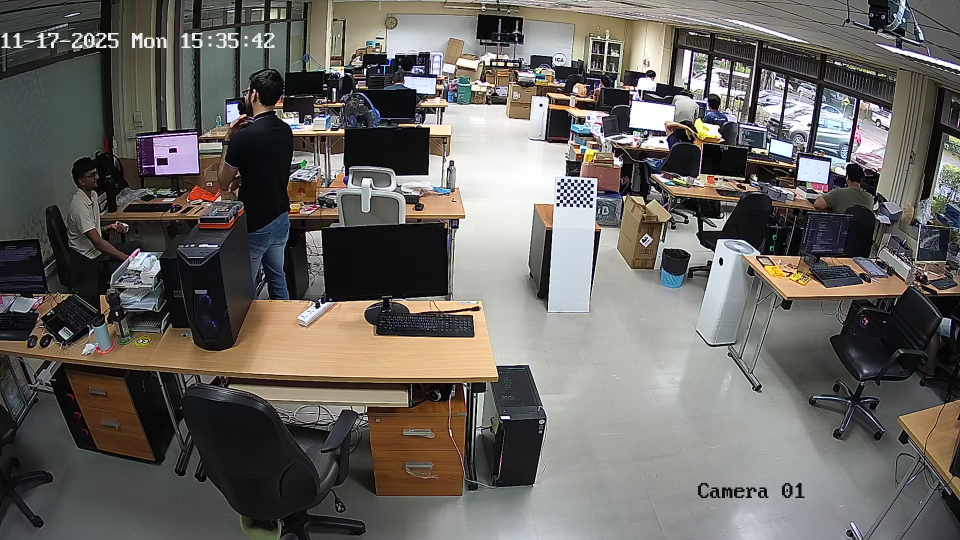
#> input picture src/deprecated/calibration/cam1/cam1_0.png, 1920 x 1080 px (shown at 1/2 size); its folder holds 4 pictures in this run
$ python calibrate.py
#> lines starting #> are read from the running program, lines starting #| are printed output that depends on the picture; after the words box and inside, x2 and y2 are one past the last pixel; in counts of white or black regions, pixels touching at a corner belong together
import cv2
import numpy as np
import glob

# define the dimensions of checkerboard (rows - 1, columns - 1)
CHECKERBOARD = (7, 10)
# real world square size (e.g., 25mm = 0.025 meters)
SQUARE_SIZE = 0.025

def get_img_points(images_path, board_dims):
    """
    finds checkerboard corners in a list of images.
    """
#> called with images_path = 'cam1/*.png', board_dims = (7, 10)
    criteria = (cv2.TERM_CRITERIA_EPS + cv2.TERM_CRITERIA_MAX_ITER, 30, 0.001)

    # prepare object points, like (0,0,0), (1,0,0), (2,0,0) ....,(6,5,0)
    objp = np.zeros((board_dims[0] * board_dims[1], 3), np.float32)
    objp[:, :2] = np.mgrid[0:board_dims[0], 0:board_dims[1]].T.reshape(-1, 2)
    objp = objp * SQUARE_SIZE

    objpoints = [] # 3d point in real world space
    imgpoints = [] # 2d points in image plane.
    valid_indices = [] # Keep track of which images worked

    images = sorted(glob.glob(images_path))

    if not images:
        print(f"no images found at path: {images_path}")
        print("check file extensions")
        return None, None, None, None

    for i, fname in enumerate(images):
        img = cv2.imread(fname)
#> img is the input picture: shape (1080, 1920, 3); mean B, G, R 97, 100.9, 104.4
        gray = cv2.cvtColor(img, cv2.COLOR_BGR2GRAY)
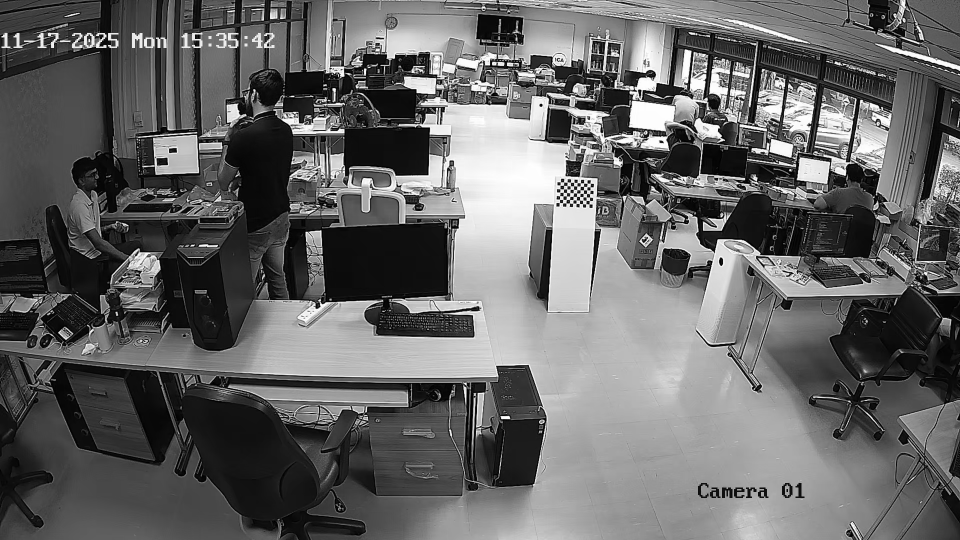
#> gray: shape (1080, 1920) (shown at 1/2 size); min 0, max 255, mean 101.4

        # find the chess board corners
        ret, corners = cv2.findChessboardCorners(gray, board_dims, None)
#> ret = False; corners = None

        if ret == True:
            objpoints.append(objp)
            # refine corner locations
            corners2 = cv2.cornerSubPix(gray, corners, (11, 11), (-1, -1), criteria)
            imgpoints.append(corners2)
            valid_indices.append(i)

            # draw and display the corners
            cv2.drawChessboardCorners(img, board_dims, corners2, ret)
            cv2.imshow('img', img)
            cv2.waitKey(500)
#> pass 2 of the loop in get_img_points, `for i, fname in enumerate(images):`:
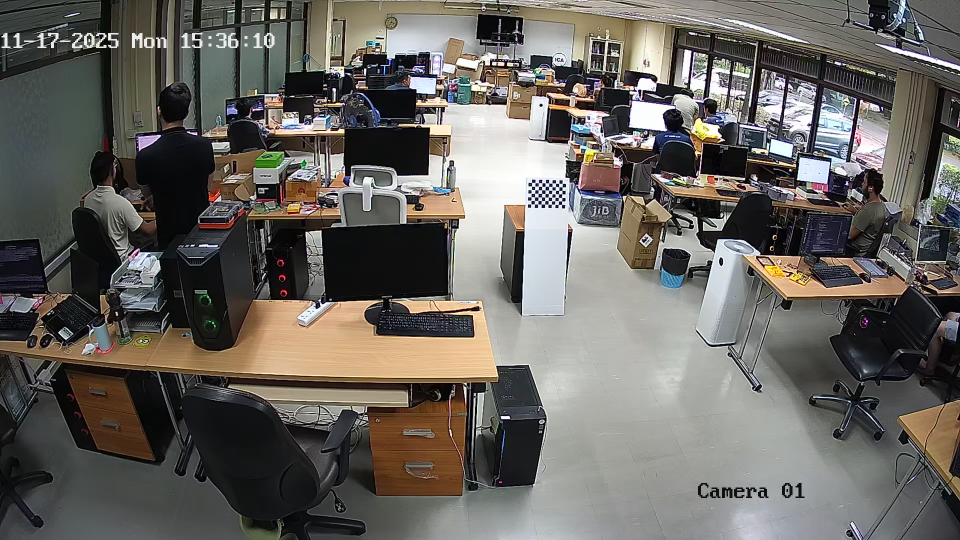
#> input picture src/deprecated/calibration/cam1/cam1_1.png, 1920 x 1080 px (shown at 1/2 size)
#> in get_img_points, img is the input picture: shape (1080, 1920, 3); mean B, G, R 95.6, 100.4, 103.9
#> in get_img_points, `gray = cv2.cvtColor(img, cv2.COLOR_BGR2GRAY)`:
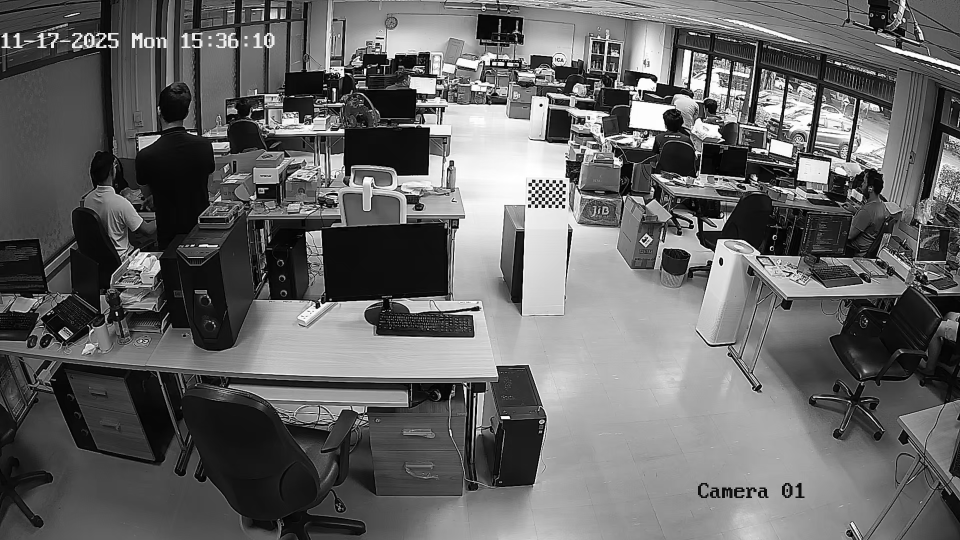
#> gray: shape (1080, 1920) (shown at 1/2 size); min 0, max 255, mean 100.8
#> ret = True; corners = 70 rows, first 8: [1062.3, 408.4], [1062.4, 401.1], [1062.5, 394.1], [1062.6, 386.8], [1063, 379.7], [1063.6, 372.7], [1063.6, 365.2], [1069.2, 408.4]
#> corners2 = 70 rows, first 8: [1070.1, 400.8], [1070.1, 400.8], [1070, 394.5], [1069.6, 387.5], [1070, 380.3], [1069.8, 373.3], [1069.8, 373.3], [1070.1, 400.8]
#> in get_img_points, `cv2.drawChessboardCorners(img, board_dims, corners2, ret)`:
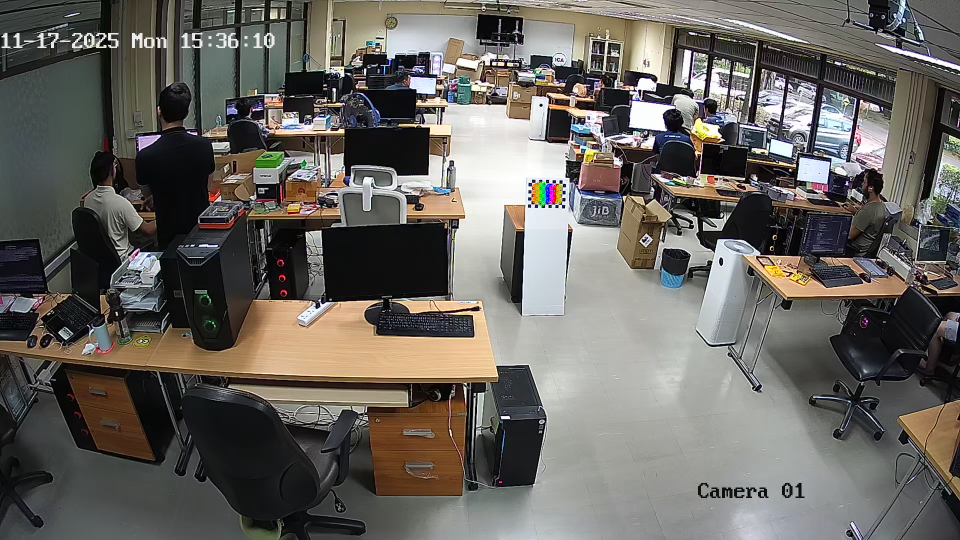
#> img: shape (1080, 1920, 3) (shown at 1/2 size); 0.12% of pixels changed, all inside (x1, y1, x2, y2) = (1064, 362, 1125, 414)
#> pass 3 of the loop in get_img_points, `for i, fname in enumerate(images):`:
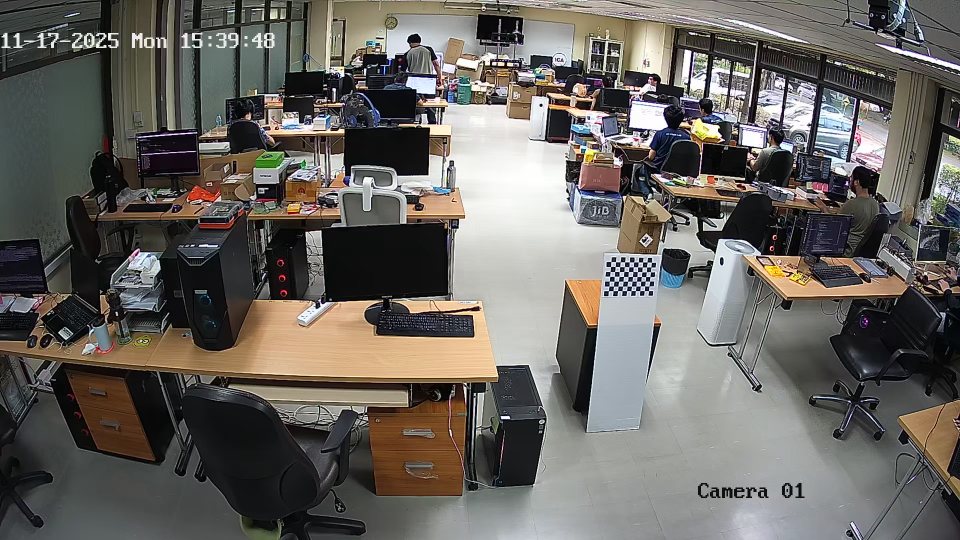
#> input picture src/deprecated/calibration/cam1/cam1_10.png, 1920 x 1080 px (shown at 1/2 size)
#> in get_img_points, img is the input picture: shape (1080, 1920, 3); mean B, G, R 95.7, 100.3, 104
#> in get_img_points, `gray = cv2.cvtColor(img, cv2.COLOR_BGR2GRAY)`:
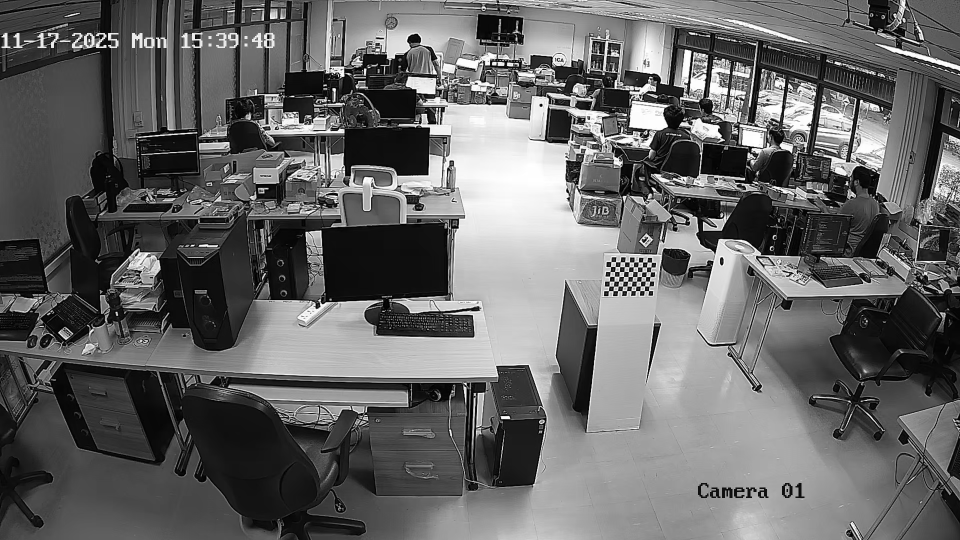
#> gray: shape (1080, 1920) (shown at 1/2 size); min 0, max 255, mean 100.8
#> corners = 70 rows, first 8: [1217.6, 581.8], [1218.5, 572.5], [1219.5, 562.6], [1219.9, 553.1], [1220.4, 543.4], [1221.6, 533.6], [1222.4, 523.7], [1226.5, 581.8]
#> corners2 = 70 rows, first 8: [1222.4, 577.5], [1222.4, 577.5], [1223.6, 562.4], [1224.9, 547.5], [1226.2, 538.4], [1226.2, 538.4], [1226.7, 529.2], [1226.8, 577.7]
#> in get_img_points, `cv2.drawChessboardCorners(img, board_dims, corners2, ret)`:
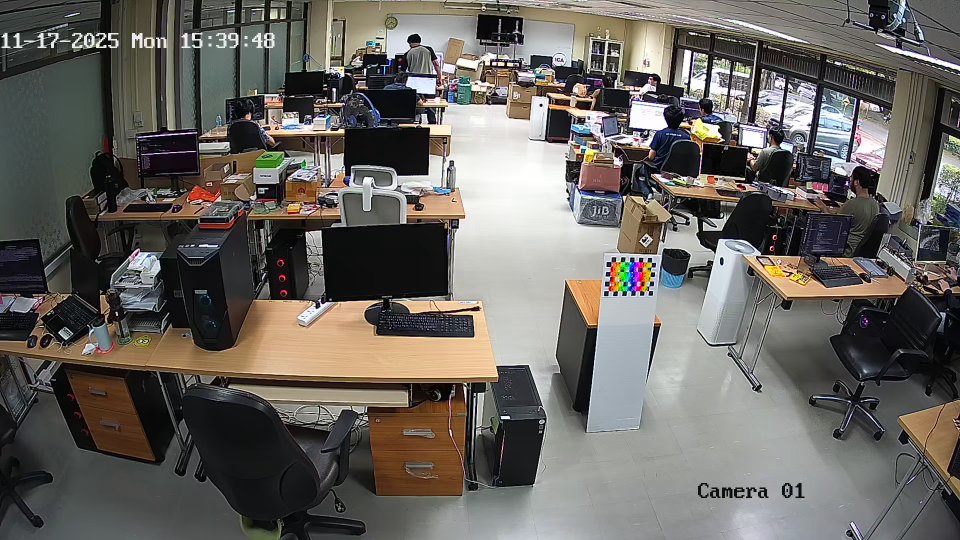
#> img: shape (1080, 1920, 3) (shown at 1/2 size); 0.21% of pixels changed, all inside (x1, y1, x2, y2) = (1216, 522, 1305, 585)
#> the loop made 4 passes; the first 3 are shown

    cv2.destroyAllWindows()
    return objpoints, imgpoints, gray.shape[::-1], valid_indices

print("1. Processing Images...")
# load paths (Ensure these match your folder structure)
path1 = 'cam1/*.png'
path2 = 'cam2/*.png'
# path3 = 'cam3/*.png'

# ensure only frames where the pattern was found in ALL cameras are used
# first, get points for all cameras individually
objp1, imgp1, shape1, idx1 = get_img_points(path1, CHECKERBOARD)
objp2, imgp2, shape2, idx2 = get_img_points(path2, CHECKERBOARD)
# objp3, imgp3, shape3, idx3 = get_img_points(path3, CHECKERBOARD)

# Find intersection of valid indices (frames where board is visible in ALL 3)
# common_indices = set(idx1) & set(idx2) & set(idx3)
#> (the run stopped early here; a loop or call above may not have finished)
